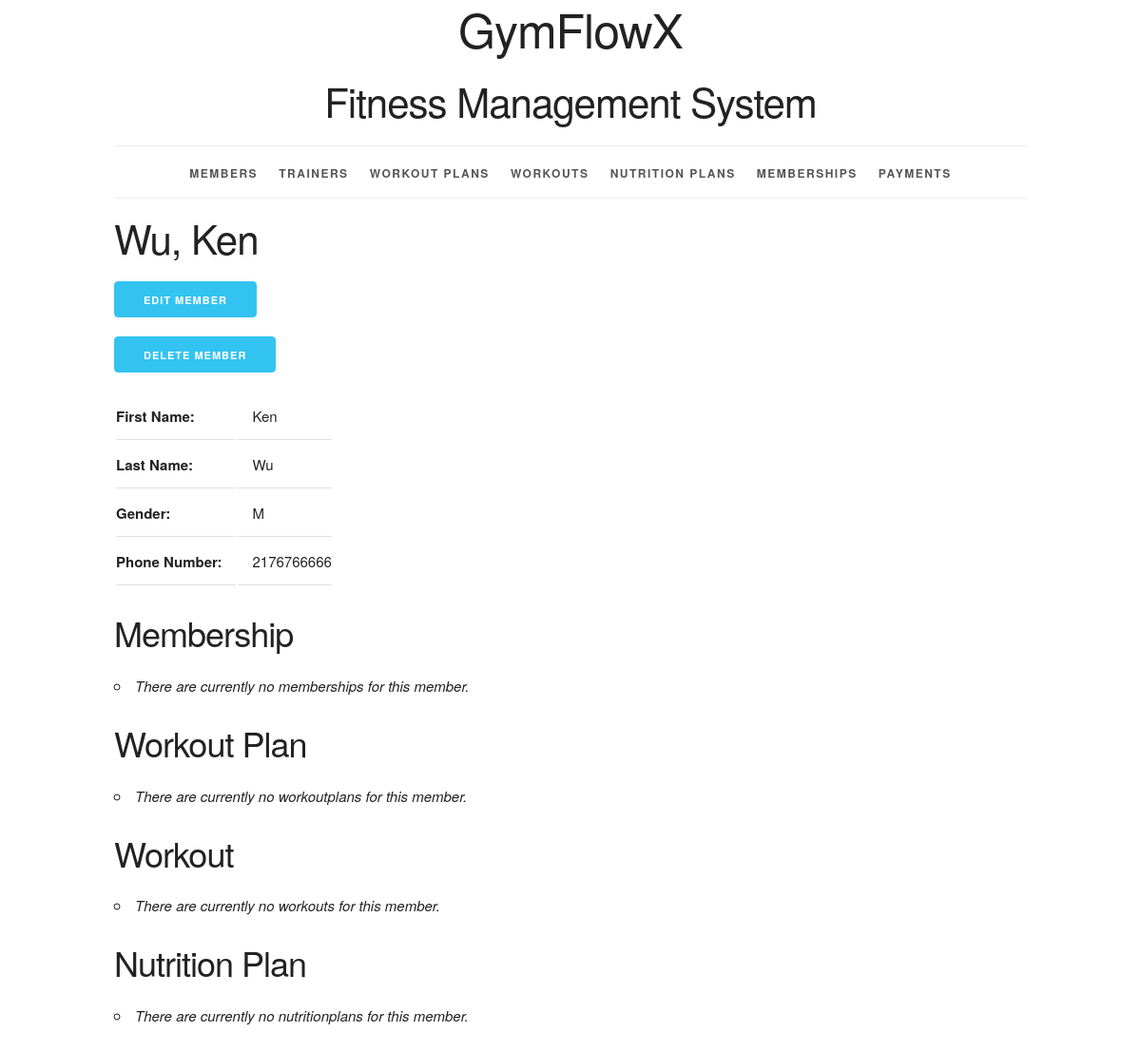
Before: /member/4/ with the older database file.
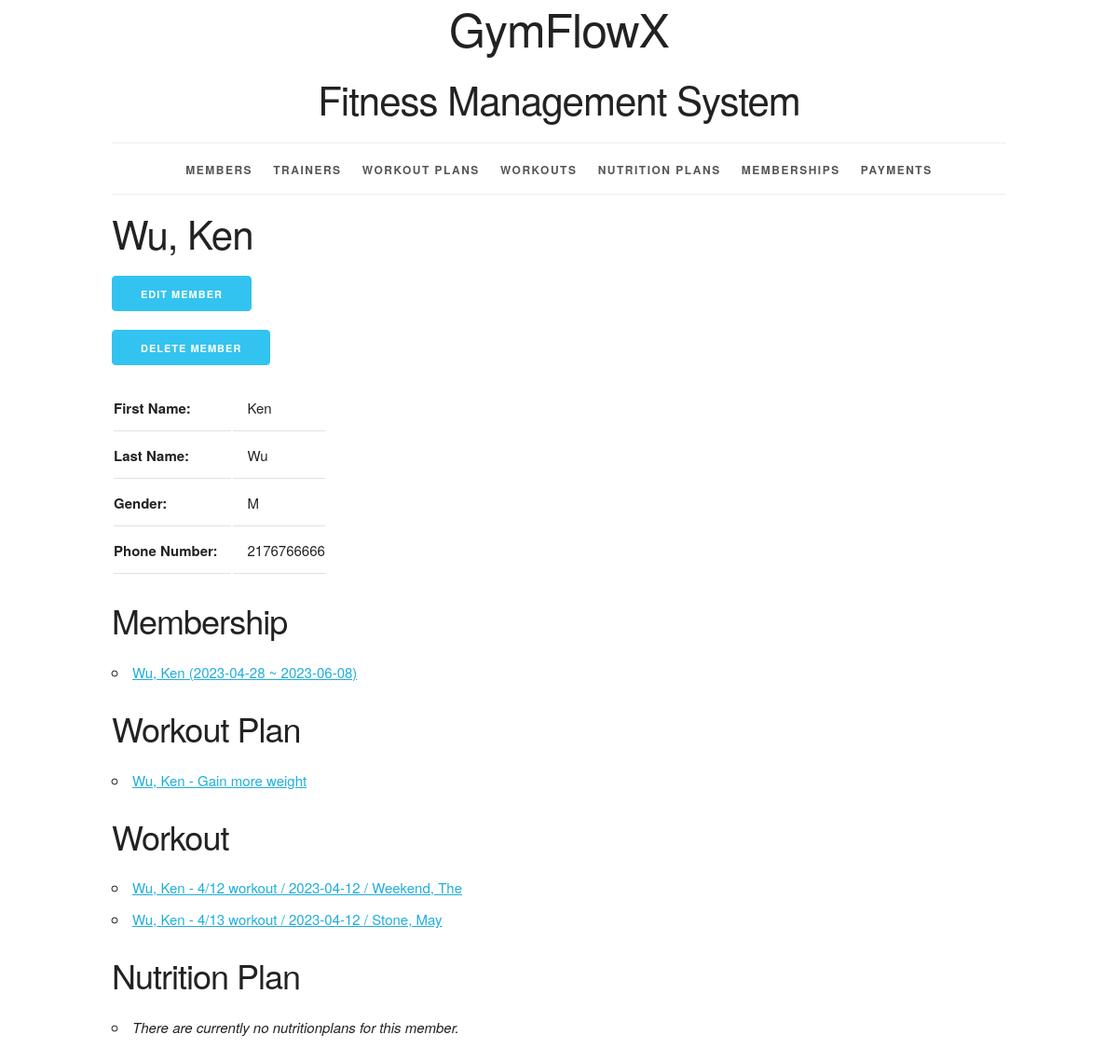
After: the same page with the newer database file.
### workoutinfo/models.py (models this page shows, shortened)
class Membership(models.Model):
    membership_id = models.AutoField(primary_key=True)
    start_date = models.DateField()
    end_date = models.DateField()
    member = models.ForeignKey(Member, related_name='memberships', on_delete=models.PROTECT)
    def __str__(self):
        return f"{self.member} ({self.start_date} ~ {self.end_date})"
    def get_absolute_url(self):
        return reverse('workoutinfo_membership_detail_urlpattern',
                       kwargs={'pk': self.pk}
                       )
    class Meta:
        ordering = ['member', 'start_date', 'end_date']
        constraints = [
            UniqueConstraint(fields=['member', 'start_date', 'end_date'], name='unique_membership')
        ]

class Member(models.Model):
    MALE = 'M'
    FEMALE = 'F'
    OTHER = 'O'
    GENDER_CHOICES = [
        (MALE, 'Male'),
        (FEMALE, 'Female'),
        (OTHER, 'Other'),
    ]
    member_id = models.AutoField(primary_key=True)
    first_name = models.CharField(max_length=45)
    last_name = models.CharField(max_length=45)
    disambiguator = models.CharField(max_length=45, blank=True, default='')
    gender = models.CharField(max_length=1, choices=GENDER_CHOICES)
    phone_number = models.CharField(
        max_length=15,
        validators=[RegexValidator(
            r'^\+?\d{9,15}$',
            'Enter a valid phone number.'
        )]
    )
    def __str__(self):
        if self.disambiguator == '':
            return '%s, %s' % (self.last_name, self.first_name)
        else:
            result = '%s, %s (%s)' % (self.last_name, self.first_name, self.disambiguator)
        return result
    def get_update_url(self):
        return reverse('workoutinfo_member_update_urlpattern',
                        kwargs={'pk': self.pk})
    def get_delete_url(self):
        return reverse('workoutinfo_member_delete_urlpattern',
                        kwargs={'pk': self.pk})
    class Meta:
        ordering = ['last_name', 'first_name', 'disambiguator']
        constraints = [
            models.UniqueConstraint(fields=['last_name', 'first_name', 'phone_number'], name='unique_member')
        ]

class WorkoutPlan(models.Model):
    workout_plan_id = models.AutoField(primary_key=True)
    name = models.CharField(max_length=255)
    description = models.TextField()
    start_date = models.DateField()
    end_date = models.DateField()
    member = models.ForeignKey(Member, related_name='workoutplans', on_delete=models.PROTECT)
    def __str__(self):
        return f"{self.member} - {self.name}"
    def get_absolute_url(self):
        return reverse('workoutinfo_workoutplan_detail_urlpattern',
                       kwargs={'pk': self.pk}
                       )
    class Meta:
        ordering = ['member', 'name']
        constraints = [
            UniqueConstraint(fields=['name', 'member'], name='unique_workoutplan')
        ]

class Workout(models.Model):
    workout_id = models.AutoField(primary_key=True)
    date = models.DateField()
    name = models.CharField(max_length=255)
    description = models.TextField()
    duration = models.IntegerField(help_text='Enter duration in minutes')
    workout_plan = models.ForeignKey(WorkoutPlan, related_name='workouts', on_delete=models.PROTECT)
    member = models.ForeignKey(Member, related_name='workouts', on_delete=models.PROTECT)
    trainer = models.ForeignKey(Trainer, related_name='workouts', on_delete=models.PROTECT)
    def __str__(self):
        return f"{self.member} - {self.name} / {self.date} / {self.trainer}"
    def get_absolute_url(self):
        return reverse('workoutinfo_workout_detail_urlpattern',
                       kwargs={'pk': self.pk}
                       )
    class Meta:
        ordering = ['member', 'name', 'date']
        constraints = [
            UniqueConstraint(fields=['member', 'name'], name='unique_workout')
        ]

class Trainer(models.Model):
    GENDER_CHOICES = [
        ('M', 'Male'),
        ('F', 'Female'),
        ('O', 'Other'),
    ]
    member_id = models.AutoField(primary_key=True)
    first_name = models.CharField(max_length=45)
    last_name = models.CharField(max_length=45)
    disambiguator = models.CharField(max_length=45, blank=True, default='')
    gender = models.CharField(max_length=1, choices=GENDER_CHOICES)
    phone_number = models.CharField(
        max_length=15,
        validators=[RegexValidator(
            r'^\+?\d{9,15}$',
            'Enter a valid phone number.'
        )]
    )
    def __str__(self):
        if self.disambiguator == '':
            return '%s, %s' % (self.last_name, self.first_name)
        else:
            result = '%s, %s (%s)' % (self.last_name, self.first_name, self.disambiguator)
        return result
    class Meta:
        ordering = ['last_name', 'first_name', 'disambiguator']
        constraints = [
            UniqueConstraint(fields=['last_name', 'first_name', 'phone_number'], name='unique_trainer')
        ]

### workoutinfo/views.py (the view)
class MemberDetail(View):
    def get(self, request, pk):
        member = get_object_or_404(
            Member,
            pk=pk
        )
        membership_list = member.memberships.all()
        workoutplan_list = member.workoutplans.all()
        workout_list = member.workouts.all()
        nutritionplan_list = member.nutritionplans.all()
        return render(
            request,
            'workoutinfo/member_detail.html',
            {'member': member, 'workoutplan_list': workoutplan_list, 'membership_list': membership_list,
             'workout_list': workout_list, 'nutritionplan_list': nutritionplan_list}
        )

### workoutinfo/templates/workoutinfo/member_detail.html (shortened to what this page needs)
{% extends 'workoutinfo/base.html' %}
{% block content %}
    <h2>{{ member }}</h2>
    <ul class="ezu-button-list">
        <li>
          <a href="{{ member.get_update_url }}"
             class="button button-primary">
            Edit Member</a></li>
        <li>
          <a href="{{ member.get_delete_url }}"
             class="button button-primary">
            Delete Member</a></li>
    </ul>
    <section>
        <table>
            <tr>
                <th>First Name:</th>
                <td>{{ member.first_name }}</td>
            </tr>
            <tr>
                <th>Last Name:</th>
                <td>{{ member.last_name }}</td>
            </tr>
            <tr>
                <th>Gender:</th>
                <td>{{ member.gender }}</td>
            </tr>
            <tr>
                <th>Phone Number:</th>
                <td>{{ member.phone_number }}</td>
            </tr>
        </table>
    </section>
    <section>
        <h3>Membership</h3>
        <ul>
            {% for membership in membership_list %}
                <li>
                    <a href="{{ membership.get_absolute_url }}">{{ membership }}</a>
                </li>
            {% empty %}
                <li><em>There are currently no memberships for this member.</em></li>
            {% endfor %}
        </ul>
    </section>
    <section>
        <h3>Workout Plan</h3>
        <ul>
            {% for workoutplan in workoutplan_list %}
                <li>
                    <a href="{{ workoutplan.get_absolute_url }}">{{ workoutplan }}</a>
                </li>
            {% empty %}
                <li><em>There are currently no workoutplans for this member.</em></li>
            {% endfor %}
        </ul>
    </section>
    <section>
        <h3>Workout</h3>
        <ul>
            {% for workout in workout_list %}
                <li>
                    <a href="{{ workout.get_absolute_url }}">{{ workout }}</a>
                </li>
            {% empty %}
                <li><em>There are currently no workouts for this member.</em></li>
            {% endfor %}
        </ul>
    </section>
    <section>
        <h3>Nutrition Plan</h3>
        <ul>
            {% for nutritionplan in nutritionplan_list %}
                <li>
                    <a href="{{ nutritionplan.get_absolute_url }}">{{ nutritionplan }}</a>
                </li>
            {% empty %}
                <li><em>There are currently no nutritionplans for this member.</em></li>
            {% endfor %}
        </ul>
    </section>
{% endblock %}

Changed rows visible on the page:
added Membership: member+start_date+end_date "Wu, Ken (2023-04-28 ~ 2023-06-08)"
added WorkoutPlan: member+name "Wu, Ken - Gain more weight"
added Workout: member+name+date "Wu, Ken - 4/12 workout / 2023-04-12 / Weekend, The"
added Workout: member+name+date "Wu, Ken - 4/13 workout / 2023-04-12 / Stone, May"
Other visible differences:
text no longer shown: "There are currently no memberships for this member. There are currently no workoutplans for this member. There are currently no workouts for this member."
